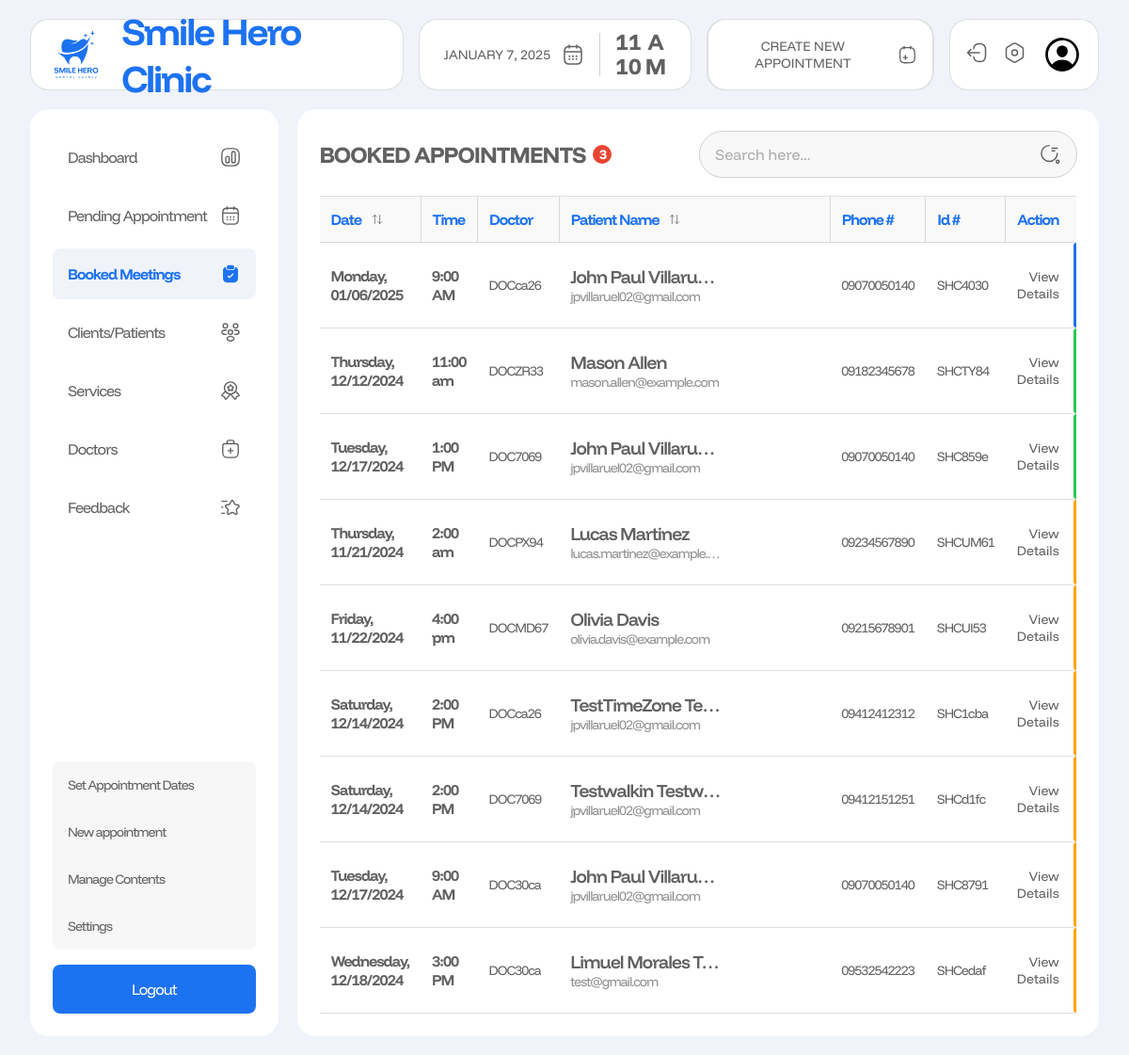
The page /admin/booked.php (signed in) on the database as committed earlier.
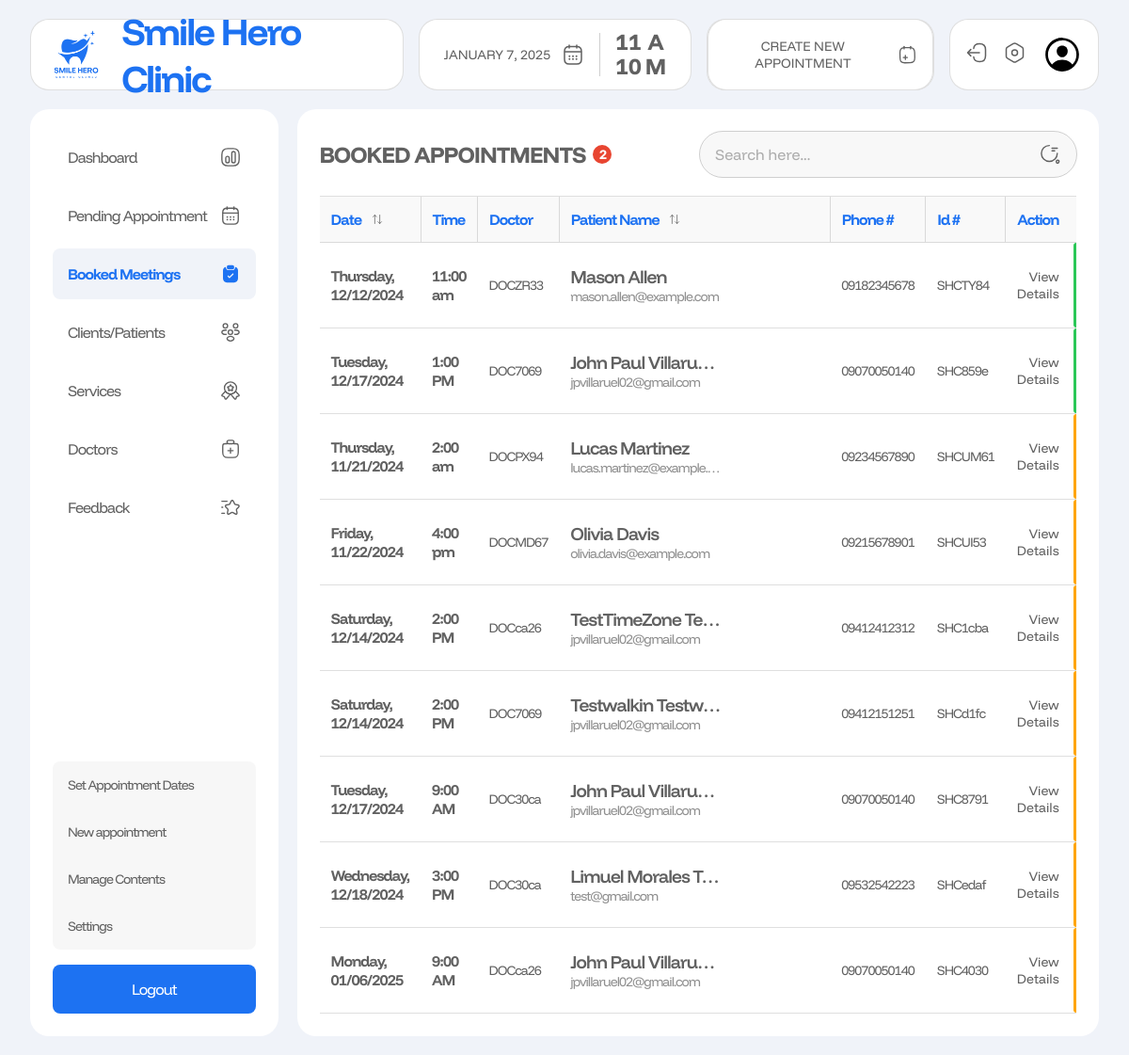
The same page on the database as committed later.
### tables this page shows
CREATE TABLE `appointments` (
  `user_id` varchar(100) NOT NULL,
  `doctor_id` varchar(100) DEFAULT NULL,
  `appointment_id` varchar(20) NOT NULL,
  `label` varchar(100) NOT NULL,
  `name` varchar(255) NOT NULL,
  `email` varchar(255) NOT NULL,
  `contact` varchar(30) NOT NULL,
  `message` text NOT NULL,
  `date` varchar(30) NOT NULL,
  `time` varchar(30) NOT NULL,
  `service` varchar(100) NOT NULL,
  `location` varchar(100) NOT NULL,
  `status` varchar(50) NOT NULL,
  `created_at` datetime NOT NULL
);

### admin/booked.php (the view, shortened to what this page needs)
<?php
require_once '../includes/dbh.inc.php';
$limit = 10;
$page = isset($_GET['page']) ? (int)$_GET['page'] : 1;
$start = ($page - 1) * $limit;
$totalQuery = "SELECT COUNT(*) AS total FROM appointments WHERE status = 'accepted' OR status = 'completed'";
$totalResult = $conn->query($totalQuery);
$totalRow = $totalResult->fetch_assoc();
$totalRecords = $totalRow['total'];
$query = "SELECT * FROM appointments WHERE status = 'accepted' OR status = 'completed' OR  status = 'canceled' OR status = 'missed' ORDER BY status, date, time ASC LIMIT $start, $limit";
$result = $conn->query($query);
$users = [];
if ($result->num_rows > 0) {
  while ($row = $result->fetch_assoc()) {
    $users[] = $row;
  }
}
?>
<!DOCTYPE html>
<html lang="en">
<head>
  <link rel="stylesheet" href="../src/dist/styles.css" />
</head>
<body class="admin__page">
  <main class="admin__main">
    <?php include("includes/nav.php"); ?>
     <section class="admin__content">
      <?php include("includes/side_nav.php"); ?>
      <div class="booked__container">
        <div class="booked-appointments__table">
          <div class="table-heading__container">
            <h1 class="table-heading">booked appointments <span class="table-item-count"><?php echo $totalRecords ?></span></h1>
            <?php include("includes/search.php"); ?>
          </div>
          <table>
            <thead>
              <tr>
                <th>
                  date
                  <div class="dropdown-container">
                    <button class="filter-btn">
                    </button>
                  </div>
                </th>
                <th>
                  time
                </th>
                <th>doctor</th>
                <th>
                  patient name
                  <div class="dropdown-container">
                    <button class="filter-btn">
                    </button>
                  </div>
                </th>
                <th>phone #</th>
                <th>id #</th>
                <th>action</th>
              </tr>
            </thead>
            <tbody id="items">
              <?php foreach ($users as $user){?>
              <tr class="item-row appointment-row"
                data-date="<?php echo date('Y-m-d', strtotime($user['date'])); ?>">
                <td class="patient-cell date" data-date="<?php echo $user['date'] ?>">
                  <?php echo date('l, m/d/Y', strtotime($user['date'])); ?>
                </td>
                <td class="patient-cell time">
                  <?php echo $user['time']; ?>
                </td>
                <td class="patient-cell doctor">
                  <?php echo $user['doctor_id']; ?>
                </td>
                <td class="patient-cell name-email" data-label="<?php echo $user['label'] ?>">
                  <p class="patient-name" title="<?php echo $user['name']; ?>">
                    <?php echo $user['name']; ?>
                  </p>
                  <p class="patient-email" title="<?php echo $user['email']; ?>">
                    <?php echo $user['email']; ?>
                  </p>
                </td>
                <td class="patient-cell phone">
                  <?php echo $user['contact']; ?>
                </td>
                <td class="patient-cell apt-id">
                  <?php echo $user['appointment_id']; ?>
                </td>
                <?php
                $bgColor = '';
                  switch ($user['status']) {
                    case 'accepted':
                      $bgColor = '#1d72f2';
                      break;
                    case 'missed':
                      $bgColor = 'orange';
                      break;
                    case 'completed':
                      $bgColor = '#2bc757';
                      break;
                  }
                ?>
                <td class="patient-cell action" data-status="<?php echo $user['status']; ?>">
                  <button type="button">
                    <a href="appointment-details.php?aptId=<?php echo $user['appointment_id'] ?>">
                      View Details
                    </a>
                  </button>
                  <div class="identifier" style=" background-color:<?php echo $bgColor ?>; "></div>
                </td>
              </tr>
              <?php } ?>
            </tbody>
          </table>
        </div>
      </div>
    </section>
  </main>
</body>
</html>

### admin/includes/nav.php (shortened to what this page needs)
<nav class="navbar" style="z-index: 1">
  <div class="navbar__brand">
    <img src="../assets/logos/logo-with-name-blue.png" alt="" style="width: 4rem; height: 4rem;">
    <h1 class="navbar__title">Smile Hero Clinic</h1>
  </div>
  <div class="navbar__datetime">
    <div class="navbar__date">
      <p class="currentDate">September 16, 2024</p>
    </div>
    <div class="navbar__time">
      <div id="timeEl" class="navbar__time-numbers">
        <p>02</p>
        <p>59</p>
      </div>
      <div class="navbar__ampm">
        <p class="navbar__ampm--first">p</p>
        <p class="navbar__ampm--second">m</p>
      </div>
    </div>
  </div>
  <button class="btn btn--primary">
    <a href="./new-appointment.php">
      Create New Appointment
     </a>
  </button>
  <div class="navbar__actions">
    <button class="btn btn--icon">
      <a href="../includes/logout.php">
      </a>
    </button>
    <button class="btn btn--icon">
      <a href="settings.php">
      </a>
    </button>
    <div class="profile">
    </div>
  </div>
</nav>

### admin/includes/side_nav.php
<?php $current_page = basename($_SERVER['PHP_SELF']); ?>
<aside class="admin-sidenav">
  <ul>
    <li <?php echo ($current_page == 'dashboard.php') ? 'class="active__link"' : ''; ?>>
      <a href="../admin/dashboard.php">
        <img
          src="../assets/admin_assets/icons/dashboard/<?php echo ($current_page == 'dashboard.php') ? 'active/dashboard.svg' : 'default/dashboard.svg'; ?>"
          alt="" style="width: 1.375rem; height: 1.375rem" />Dashboard</a>
    </li>
    <li <?php echo ($current_page == 'appointments.php') ? 'class="active__link"' : ''; ?>>
      <a href="../admin/appointments.php">
        <img
          src="../assets/admin_assets/icons/dashboard/<?php echo ($current_page == 'appointments.php') ? 'active/pending-appointment.svg' : 'default/pending-appointment.svg'; ?>"
          alt="" style="width: 1.375rem; height: 1.375rem" />Pending Appointment</a>
    </li>
    <li <?php echo ($current_page == 'booked.php' || $current_page == 'appointment-details.php') ? 'class="active__link"' : ''; ?>>
      <a href="../admin/booked.php">
        <img
          src="../assets/admin_assets/icons/dashboard/<?php echo ($current_page == 'booked.php' || $current_page == 'appointment-details.php') ? 'active/booked-appointments.svg' : 'default/booked-appointments.svg'; ?>"
          alt="" style="width: 1.375rem; height: 1.375rem" />Booked Meetings</a>
    </li>
    <li <?php echo ($current_page == 'patients.php') ? 'class="active__link"' : ''; ?>>
      <a href="../admin/patients.php">
        <img
          src="../assets/admin_assets/icons/dashboard/<?php echo ($current_page == 'patients.php') ? 'active/patients.svg' : 'default/patients.svg'; ?>"
          alt="" style="width: 1.375rem; height: 1.375rem" />Clients/Patients</a>
    </li>
    <li <?php echo ($current_page == 'services.php' || $current_page == 'update-service.php'  || $current_page == 'add-services.php') ? 'class="active__link"' : ''; ?>>
      <a href="../admin/services.php">
        <img
          src="../assets/admin_assets/icons/dashboard/<?php echo ($current_page == 'services.php' || $current_page == 'update-service.php'  || $current_page == 'add-services.php') ? 'active/services.svg' : 'default/services.svg'; ?>"
          alt="" style="width: 1.375rem; height: 1.375rem" />Services</a>
    </li>
    <li <?php echo ($current_page == 'doctors.php') ? 'class="active__link"' : ''; ?>>
      <a href="../admin/doctors.php">
        <img
          src="../assets/admin_assets/icons/dashboard/<?php echo ($current_page == 'doctors.php') ? 'active/doctors.svg' : 'default/doctors.svg'; ?>"
          alt="" style="width: 1.375rem; height: 1.375rem" />Doctors</a>
    </li>
    <li <?php echo ($current_page == 'feedback.php') ? 'class="active__link"' : ''; ?>>
      <a href="../admin/feedback.php">
        <img
          src="../assets/admin_assets/icons/dashboard/<?php echo ($current_page == 'feedback.php') ? 'active/feedback.svg' : 'default/feedback.svg'; ?>"
          alt="" style="width: 1.375rem; height: 1.375rem" />Feedback</a>
    </li>
  </ul>
  <div class="bottom-links">
    <ul>
      <li <?php echo ($current_page == 'set-dates.php') ? 'class="active__link"' : ''; ?>>
        <a href="../admin/set-dates.php">
          Set Appointment Dates
        </a>
      </li>
      <li <?php echo ($current_page == 'new-appointment.php') ? 'class="active__link"' : ''; ?>>
        <a href="../admin/new-appointment.php">
          New appointment
        </a>
      </li>
      <li <?php echo ($current_page == 'manage-contents.php') ? 'class="active__link"' : ''; ?>>
        <a href="../admin/manage-contents.php">
          Manage Contents
        </a>
      </li>
      <li <?php echo ($current_page == 'settings.php') ? 'class="active__link"' : ''; ?>>
        <a href="../admin/settings.php">
          Settings
        </a>
      </li>
    </ul>
    <button id="logout_button">
      <a href="../includes/logout.php">Logout</a>
    </button>
  </div>
</aside>

### admin/includes/search.php (shortened to what this page needs)
<div class="search__container">
  <input type="text" id="searchInput" placeholder="Search here...">
</div>

### admin/booked.php (style rules this page uses)
.appointment-row { position: relative; }
.identifier { position: absolute; width: 3px; height: 100%; top: 0; right: 0; border-radius: 5px 0 0 5px; }

Rows that differ between the two databases and show on the page:
changed appointments "Monday, 01/06/2025": status "accepted" → "missed" (drawn); moves down the list
Other text that changed with them:
$totalRecords: "3" → "2"
